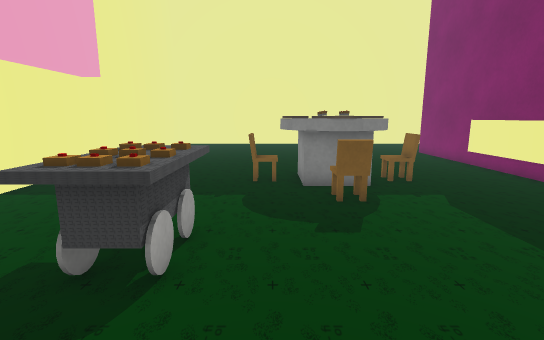
view 1 (above)

17 first-person views from a walk through a Unity game level. The camera is 1.2 m above the floor, tilts 10° down and sees 85° across. The floor is counted in squares, 0.5 m on a side. Each view is taken from the middle of a square. On the plan, view 1 faces up. The plan holds only what a view shows up to about 19 squares ahead; the rest is blank. The place goes on beyond the plan. The player character is not drawn. Some surface patterns are stand-ins.

view 2
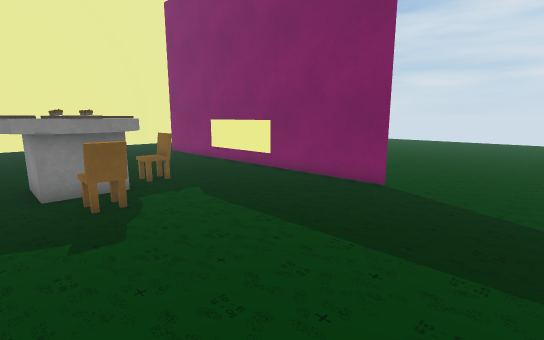

view 3
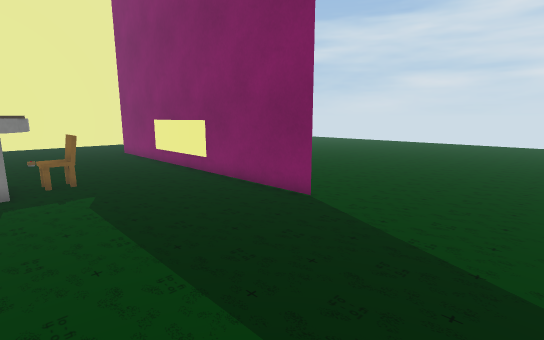

view 4
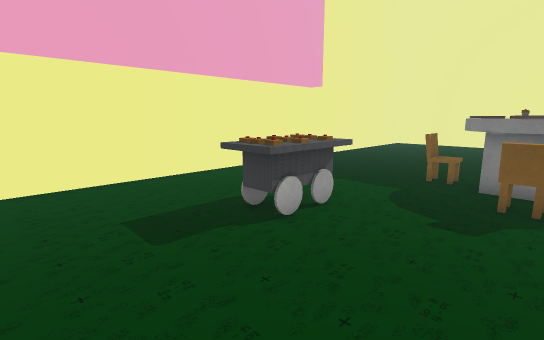

view 5
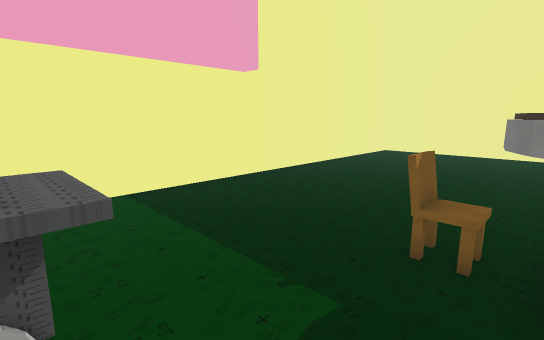

view 6
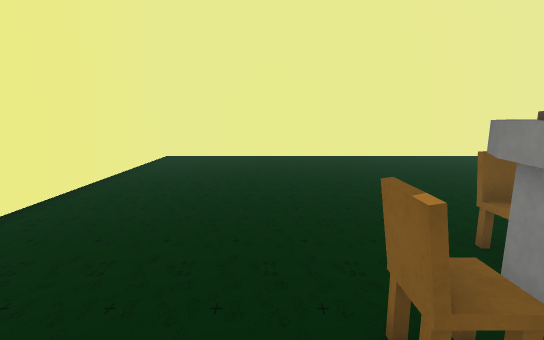

view 7
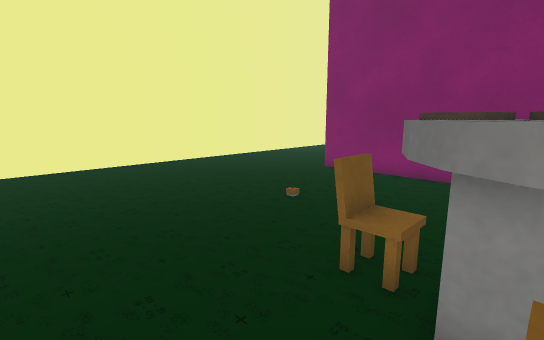

view 8
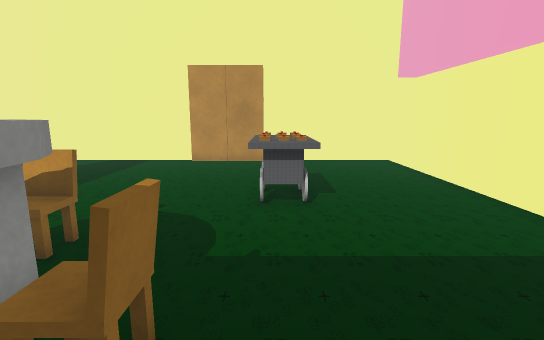

view 9
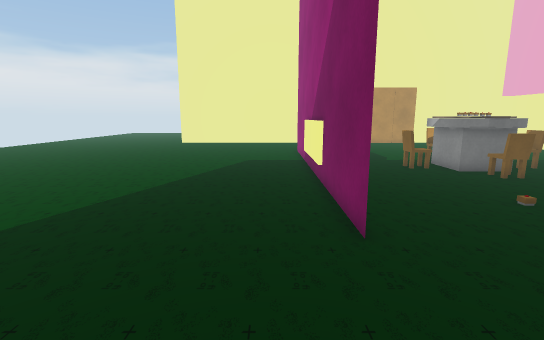

view 10
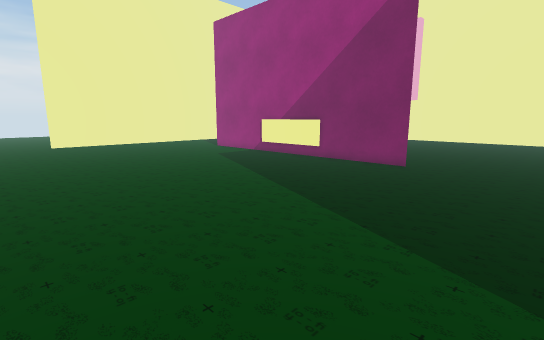

view 11
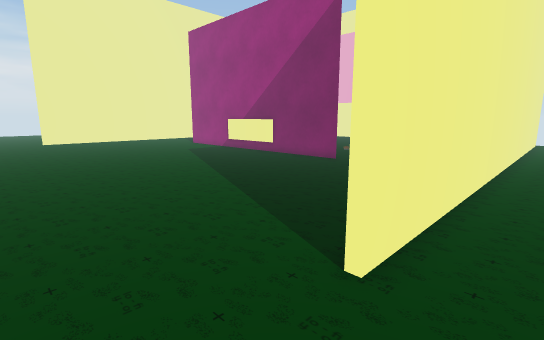

view 12
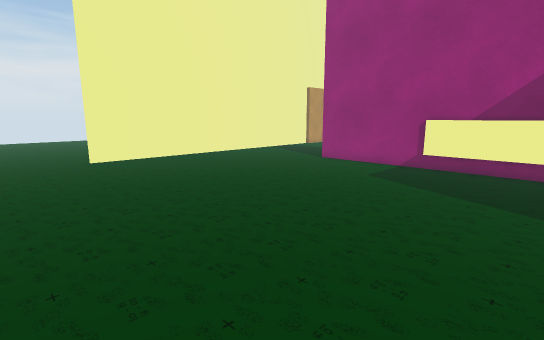

view 13
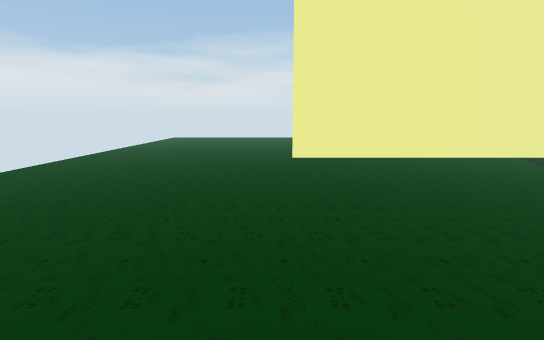

view 14
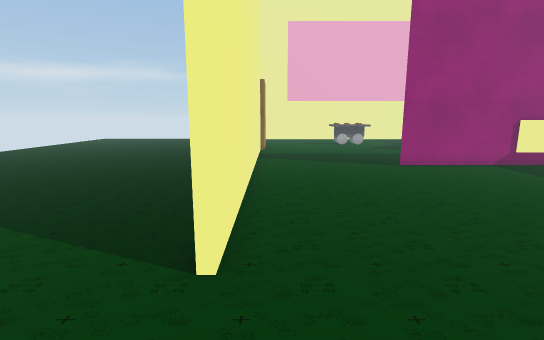

view 15
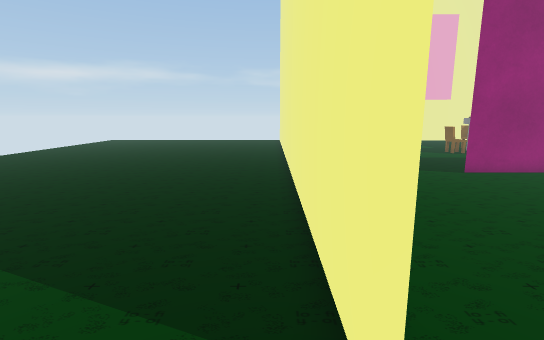

view 16
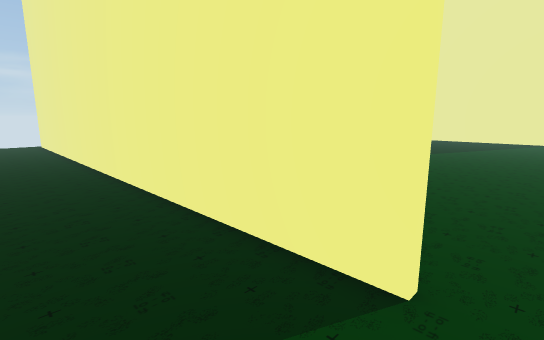

view 17
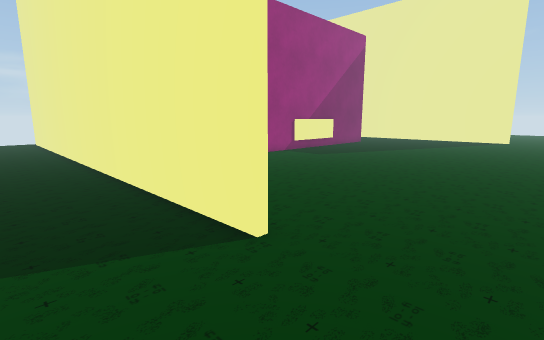

### Floor plan
Points are (right, up) in squares from view 1. A wall is a line through its corners. A room is listed if a view was taken in it or the views show most of it. See-through windows are left out.
Room 1 (views 1, 2, 3, 4, 5, 6, 7, 8, 9, 10, 12, 13, 14, 15, 16, 17)
walls: (10.2, 4.4) (10.2, 20.5) (10.2, 4.4); (2.5, -2.9) (20.8, -2.9) (20.8, -3.2) (-1.6, -3.2); (-1.6, -2.6) (2.5, -2.6); (14.9, 27.7) (-8.7, 27.7) (-8.7, -2.9) (-1.5, -2.9)
ways out: opening at (23.5, 28) to room 2
objects: other object (-3, 3) to (-1, 7); other object (-1, 11) to (-1, 12); other object (0, 10) to (4, 13); other object (2, 8); other object (2, 11) to (3, 12); other object (2, 14); other object (5, 11)
Room 2 (view 11)
walls: (-0.2, 28) (21.1, 28) (21.1, 27.6)
ways out: opening at (23.5, 28) to room 1

Where each view was taken, in squares from view 1:
view 1: 0 up, 0 right, facing up
view 2: 0 up, 0 right, facing up-right
view 3: 1 down, 3 right, facing up-right
view 4: 1 down, 3 right, facing up-left
view 5: 6 up, 1 right, facing up-left
view 6: 9 up, 2 left, facing up
view 7: 12 up, 2 left, facing up-right
view 8: 14 up, 2 left, facing down
view 9: 26 up, 12 right, facing down
view 10: 26 up, 25 right, facing down-left
view 11: 30 up, 25 right, facing down-left
view 12: 15 up, 25 right, facing down-left
view 13: 15 up, 22 right, facing down
view 14: 2 down, 25 right, facing left
view 15: 4 down, 23 right, facing left
view 16: 7 down, 22 right, facing up-left
view 17: 7 down, 25 right, facing up-left
